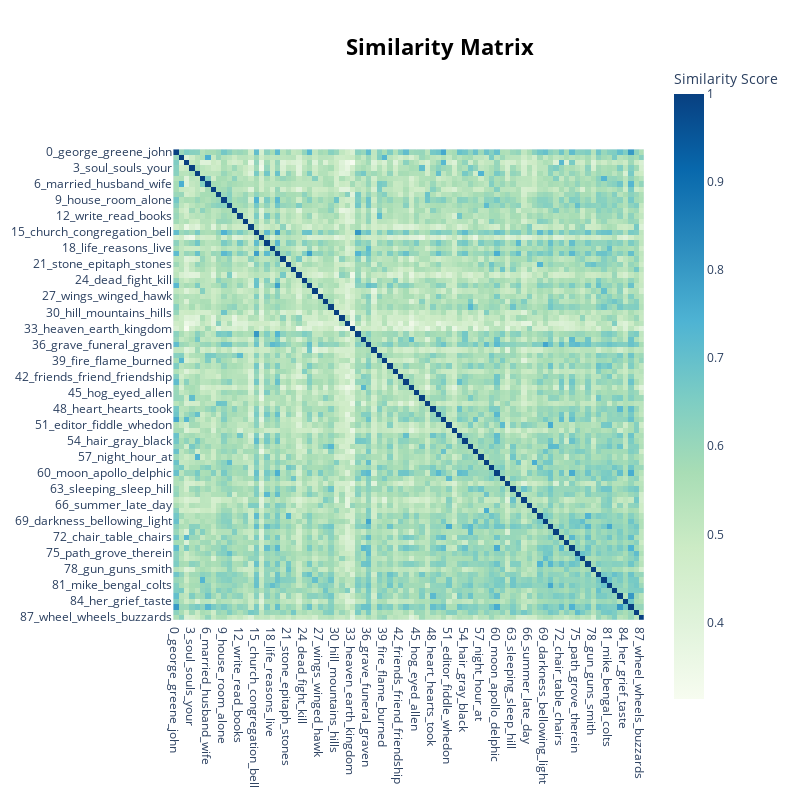

Notebook cell for this chart:
### Markdown cell above
<p style="color:red;">Visualize heatmap()</p>

### Code cell
topic_model.visualize_heatmap()

### Figure 1 — Plotly figure (JSON) as saved in the notebook; plotly's stock layout.template omitted (floating-point values rounded to 4 significant figures; data arrays with more than 128 entries replaced by an {"elided": "..."} marker saying what was removed)
{"data": [{"coloraxis": "coloraxis", "hovertemplate": "x: %{x}<br>y: %{y}<br>Similarity Score: %{z}<extra></extra>", "name": "0", "type": "heatmap", "x": ["0_george_greene_john", "1_truth_know_lie", "2_eyes_eye_face", "3_soul_souls_your", "4_spoon_river_spooniad", "5_mrs_emily_daisy", "6_married_husband_wife", "7_court_judge_county", "8_money_fortune_dollars", "9_house_room_alone", "10_hand_hands_sword", "11_children_child_birth", "12_write_read_books", "13_tree_cedar_branches", "14_world_power_peace", "15_church_congregation_bell", "16_wisdom_dreams_youth", "17_fell_fall_back", "18_life_reasons_live", "19_farm_plow_ditch", "20_voice_music_song", "21_stone_epitaph_stones", "22_village_town_galilee", "23_republic_democracy_liberty", "24_dead_fight_kill", "25_wine_drink_drinks", "26_strength_pride_grew", "27_wings_winged_hawk", "28_woven_washed_skirts", "29_years_twenty_seventy", "30_hill_mountains_hills", "31_chicago_peoria_springfield", "32_bouquet_blossoms_flower", "33_heaven_earth_kingdom", "34_sorrow_despair_delight", "35_away_ran_lost", "36_grave_funeral_graven", "37_father_mother_malloy", "38_rhodes_thomas_bank", "39_fire_flame_burned", "40_army_war_soldier", "41_fever_worried_sick", "42_friends_friend_friendship", "43_tears_cries_crying", "44_memory_memories_forget", "45_hog_eyed_allen", "46_bank_bankers_cashier", "47_men_women_woman", "48_heart_hearts_took", "49_could_see_same", "50_sun_light_sunlight", "51_editor_fiddle_whedon", "52_boy_girls_boyhood", "53_god_cursed_particular", "54_hair_gray_black", "55_saw_often_knew", "56_spirit_spirits_aflame", "57_night_hour_at", "58_charlie_italian_artists", "59_love_softened_gained", "60_moon_apollo_delphic", "61_thief_stole_theft", "62_dust_howls_proclaim", "63_sleeping_sleep_hill", "64_wind_kite_winds", "65_grow_roots_fruit", "66_summer_late_day", "67_speak_listening_talking", "68_traveled_visit_dined", "69_darkness_bellowing_light", "70_head_shaking_shoulders", "71_secret_knows_cried", "72_chair_table_chairs", "73_hope_regret_confessed", "74_door_trailed_opening", "75_path_grove_therein", "76_silence_silent_facing", "77_dance_danced_merrily", "78_gun_guns_smith", "79_water_waters_cleaned", "80_lightning_ice_deeper", "81_mike_bengal_colts", "82_bared_breast_milk", "83_passer_by_pass", "84_her_grief_taste", "85_windows_spires_roof", "86_pantier_benjamin_reuben", "87_wheel_wheels_buzzards"], "xaxis": "x", "y": ["0_george_greene_john", "1_truth_know_lie", "2_eyes_eye_face", "3_soul_souls_your", "4_spoon_river_spooniad", "5_mrs_emily_daisy", "6_married_husband_wife", "7_court_judge_county", "8_money_fortune_dollars", "9_house_room_alone", "10_hand_hands_sword", "11_children_child_birth", "12_write_read_books", "13_tree_cedar_branches", "14_world_power_peace", "15_church_congregation_bell", "16_wisdom_dreams_youth", "17_fell_fall_back", "18_life_reasons_live", "19_farm_plow_ditch", "20_voice_music_song", "21_stone_epitaph_stones", "22_village_town_galilee", "23_republic_democracy_liberty", "24_dead_fight_kill", "25_wine_drink_drinks", "26_strength_pride_grew", "27_wings_winged_hawk", "28_woven_washed_skirts", "29_years_twenty_seventy", "30_hill_mountains_hills", "31_chicago_peoria_springfield", "32_bouquet_blossoms_flower", "33_heaven_earth_kingdom", "34_sorrow_despair_delight", "35_away_ran_lost", "36_grave_funeral_graven", "37_father_mother_malloy", "38_rhodes_thomas_bank", "39_fire_flame_burned", "40_army_war_soldier", "41_fever_worried_sick", "42_friends_friend_friendship", "43_tears_cries_crying", "44_memory_memories_forget", "45_hog_eyed_allen", "46_bank_bankers_cashier", "47_men_women_woman", "48_heart_hearts_took", "49_could_see_same", "50_sun_light_sunlight", "51_editor_fiddle_whedon", "52_boy_girls_boyhood", "53_god_cursed_particular", "54_hair_gray_black", "55_saw_often_knew", "56_spirit_spirits_aflame", "57_night_hour_at", "58_charlie_italian_artists", "59_love_softened_gained", "60_moon_apollo_delphic", "61_thief_stole_theft", "62_dust_howls_proclaim", "63_sleeping_sleep_hill", "64_wind_kite_winds", "65_grow_roots_fruit", "66_summer_late_day", "67_speak_listening_talking", "68_traveled_visit_dined", "69_darkness_bellowing_light", "70_head_shaking_shoulders", "71_secret_knows_cried", "72_chair_table_chairs", "73_hope_regret_confessed", "74_door_trailed_opening", "75_path_grove_therein", "76_silence_silent_facing", "77_dance_danced_merrily", "78_gun_guns_smith", "79_water_waters_cleaned", "80_lightning_ice_deeper", "81_mike_bengal_colts", "82_bared_breast_milk", "83_passer_by_pass", "84_her_grief_taste", "85_windows_spires_roof", "86_pantier_benjamin_reuben", "87_wheel_wheels_buzzards"], "yaxis": "y", "z": {"elided": "88x88 float values"}}], "layout": {"coloraxis": {"colorbar": {"title": {"text": "Similarity Score"}}, "colorscale": [[0, "rgb(247,252,240)"], [0.125, "rgb(224,243,219)"], [0.25, "rgb(204,235,197)"], [0.375, "rgb(168,221,181)"], [0.5, "rgb(123,204,196)"], [0.625, "rgb(78,179,211)"], [0.75, "rgb(43,140,190)"], [0.875, "rgb(8,104,172)"], [1, "rgb(8,64,129)"]]}, "height": 800, "hoverlabel": {"bgcolor": "white", "font": {"family": "Rockwell", "size": 16}}, "legend": {"title": {"text": "Trend"}}, "margin": {"t": 60}, "showlegend": true, "title": {"font": {"color": "Black", "size": 22}, "text": "<b>Similarity Matrix", "x": 0.55, "xanchor": "center", "y": 0.95, "yanchor": "top"}, "width": 800, "xaxis": {"anchor": "y", "autorange": true, "constrain": "domain", "domain": [0, 1], "range": [-0.5, 87.5], "scaleanchor": "y", "type": "category"}, "yaxis": {"anchor": "x", "autorange": true, "constrain": "domain", "domain": [0.1375, 0.8625], "range": [87.5, -0.5], "type": "category"}}}
